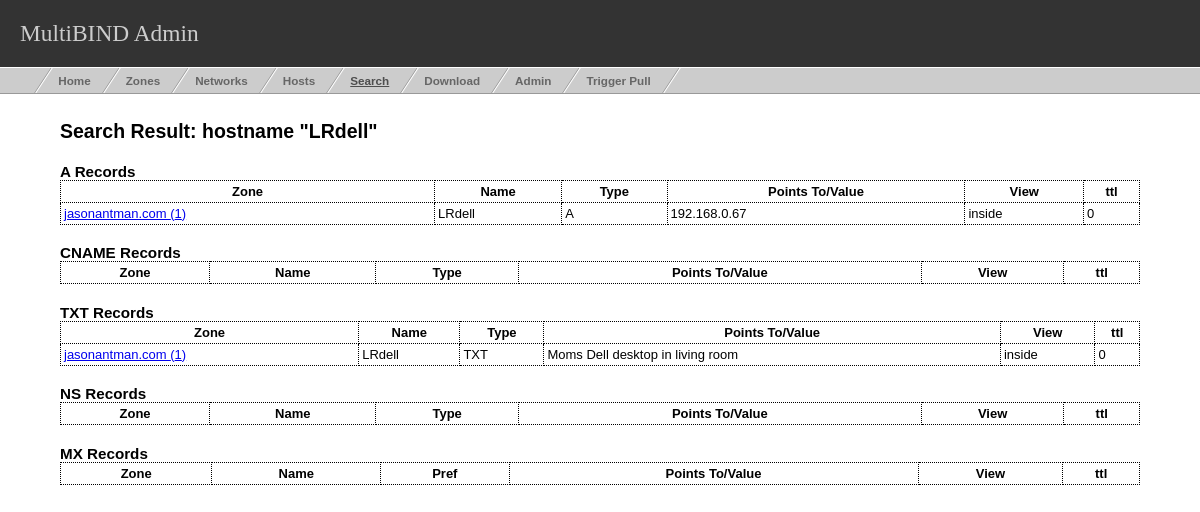
Page /search.php?hostname=LRdell on the committed database.
### tables this page shows
CREATE TABLE `r_records` (
  `ttl` int(10) unsigned default NULL,
  `class` varchar(10) default NULL,
  `zone_id` int(10) unsigned NOT NULL default '0',
  `rr_type` varchar(20) NOT NULL default '',
  `name` varchar(255) NOT NULL default '',
  `value` varchar(255) NOT NULL default '',
  `last_update_ts` int(10) unsigned default NULL,
  `insert_ts` int(10) unsigned default NULL,
  `view` enum('inside','outside','both') NOT NULL default 'inside',
  `value2` varchar(255) default NULL,
  PRIMARY KEY  (`zone_id`,`rr_type`,`name`,`view`,`value`)
);

CREATE TABLE `zones` (
  `zone_id` int(10) unsigned NOT NULL auto_increment,
  `name` varchar(255) default NULL,
  `views` enum('inside','outside','both') default NULL,
  `last_update_ts` int(10) unsigned default NULL,
  `inside_provider_id` int(10) unsigned default NULL,
  `outside_provider_id` int(10) unsigned default NULL,
  `insert_ts` int(10) unsigned default NULL,
  `origin` varchar(100) default NULL,
  `ttl` int(10) unsigned default NULL,
  PRIMARY KEY  (`zone_id`)
);

### search.php (the view, shortened to what this page needs)
<?php
require_once('inc/common.php');
?>
<!DOCTYPE html PUBLIC "-//W3C//DTD XHTML 1.0 Transitional//EN"
"http://www.w3.org/TR/xhtml1/DTD/xhtml1-transitional.dtd">
<html xmlns="http://www.w3.org/1999/xhtml">
<head>
<link rel="stylesheet" type="text/css" href="css/common.css" />
<link rel="stylesheet" type="text/css" href="css/nav.css" />
</head>
<body>
<?php
if(isset($_GET['hostname']))
{
    searchHostname($_GET['hostname']);
}
else
{
    showSearchForm();
}
function searchHostname($hostname)
{
    $hostname = mysql_real_escape_string($hostname);
    echo '<div id="content">'."\n";
    echo '<h2>Search Result: hostname "'.$hostname.'"</h2>';
    echo '<div class="tableTitle"><h3>A Records</h3></div>';
    echo '<table class="minorTableWide">'."\n";
    echo '<tr><th>Zone</th><th>Name</th><th>Type</th><th>Points To/Value</th><th>View</th><th>ttl</th></tr>'."\n";
    $query = "SELECT r.*,z.name AS zone_name FROM r_records AS r LEFT JOIN zones AS z ON r.zone_id=z.zone_id WHERE r.rr_type='A' AND r.name LIKE '%".$hostname."%' ORDER BY r.name ASC,r.view ASC;";
    $result = mysql_query($query) or dberror($query, mysql_error());
    while($row = mysql_fetch_assoc($result))
    {
	echo '<tr>';
	echo '<td><a href="zone.php?id='.$row['zone_id'].'">'.$row['zone_name'].' ('.$row['zone_id'].')</a></td>';
	echo '<td>'.$row['name'].'</td>';
	echo '<td>'.$row['rr_type'].'</td>';
	echo '<td>'.$row['value'].'</td>';
	if($row['value2'] != null && trim($row['value2']) != "" && $row['value2'] != $row['value1'] && $row['view'] == "both")
	{
	    echo '<td>*inside*</td>';
	    echo '<td>'.$row['ttl'].'</td>';
	    echo '</tr>'."\n";
	    echo '<tr><td>&nbsp;</td><td>&nbsp;</td>';
	    echo '<td>'.$row['value2'].'</td>';
	    echo '<td>*outside*</td>';
	    echo '<td>&nbsp;</td>';
	    echo '</tr>'."\n";
	}
	else
	{
	    echo '<td>'.$row['view'].'</td>';
	    echo '<td>'.$row['ttl'].'</td>';
	    echo '</tr>'."\n";
	}
    }
    echo '</table>'."\n";
    echo '<div class="tableTitle"><h3>CNAME Records</h3></div>';
    echo '<table class="minorTableWide">'."\n";
    echo '<tr><th>Zone</th><th>Name</th><th>Type</th><th>Points To/Value</th><th>View</th><th>ttl</th></tr>'."\n";
    echo '</table>'."\n";
    echo '<div class="tableTitle"><h3>TXT Records</h3></div>';
    echo '<table class="minorTableWide">'."\n";
    echo '<tr><th>Zone</th><th>Name</th><th>Type</th><th>Points To/Value</th><th>View</th><th>ttl</th></tr>'."\n";
    $query = "SELECT r.*,z.name AS zone_name FROM r_records AS r LEFT JOIN zones AS z ON r.zone_id=z.zone_id WHERE r.rr_type='TXT' AND (r.name LIKE '%".$hostname."%' OR r.value LIKE '%".$hostname."%' ) ORDER BY r.name ASC,r.view ASC;";
    $result = mysql_query($query) or dberror($query, mysql_error());
    while($row = mysql_fetch_assoc($result))
    {
	echo '<tr>';
	echo '<td><a href="zone.php?id='.$row['zone_id'].'">'.$row['zone_name'].' ('.$row['zone_id'].')</a></td>';
	echo '<td>'.$row['name'].'</td>';
	echo '<td>'.$row['rr_type'].'</td>';
	echo '<td>'.$row['value'].'</td>';
	echo '<td>'.$row['view'].'</td>';
	echo '<td>'.$row['ttl'].'</td>';
	echo '</tr>'."\n";
    }
    echo '</table>'."\n";
    echo '<div class="tableTitle"><h3>NS Records</h3></div>';
    echo '<table class="minorTableWide">'."\n";
    echo '<tr><th>Zone</th><th>Name</th><th>Type</th><th>Points To/Value</th><th>View</th><th>ttl</th></tr>'."\n";
    echo '</table>'."\n";
    echo '<div class="tableTitle"><h3>MX Records</h3></div>'."\n";
    echo '<table class="minorTableWide">'."\n";
    echo '<tr><th>Zone</th><th>Name</th><th>Pref</th><th>Points To/Value</th><th>View</th><th>ttl</th></tr>'."\n";
    echo '</table>'."\n";
    echo '</div> '."\n";
}
?>
</body>
</html>

### css/common.css (style rules this page uses)
body { margin: 0; padding: 0; font-family: Verdana, Arial, sans-serif; font-size: small; }
#content { margin-left: 5%; margin-right: 5%; margin-top: 2em; }
table.minorTableWide { border-width: 1px 1px 1px 1px; border-spacing: 2px; border-style: dotted dotted dotted dotted; border-color: black black black black; border-collapse: collapse; background-color: white; margin-bottom: 0px; width: 100%; }
table.minorTableWide th { border-width: 1px 1px 1px 1px; padding: 3px 3px 3px 3px; border-style: dotted dotted dotted dotted; border-color: black black black black; background-color: white; }
table.minorTableWide td { border-width: 1px 1px 1px 1px; padding: 3px 3px 3px 3px; border-style: dotted dotted dotted dotted; border-color: black black black black; background-color: white; }
.tableTitle { margin-top: 1.5em; }
.tableTitle h3 { display: inline; }

### rows in the picture
r_records: zone.name "jasonantman.com", zone "1", name "LRdell", rr_type "A", value "192.168.0.67", view "inside", ttl "0"
r_records: zone.name "jasonantman.com", zone "1", name "LRdell", rr_type "TXT", value "Moms Dell desktop in living room", view "inside", ttl "0"

### other values in the picture
$name "Home"
$name "Zones"
$name "Networks"
$name "Hosts"
$name "Search"
$name "Download"
$name "Admin"
$name "Trigger Pull"
$hostname "LRdell"
